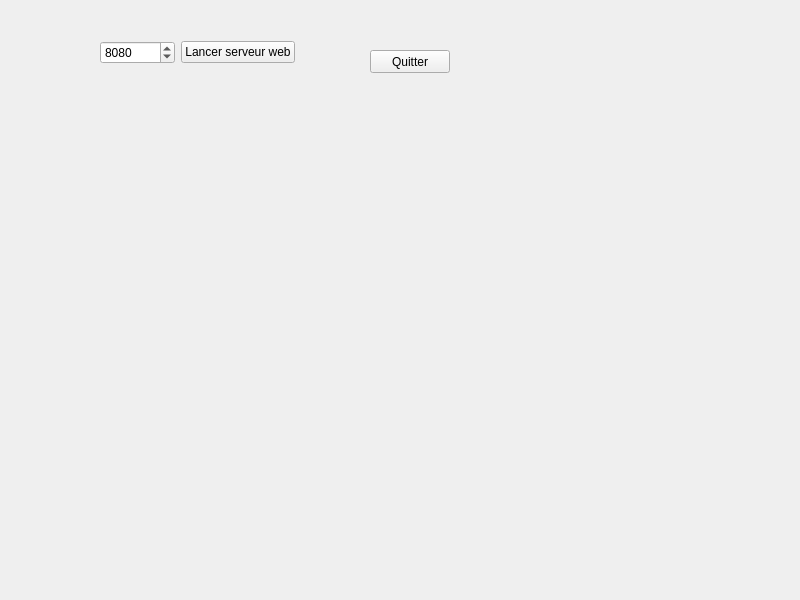
<?xml version="1.0" encoding="UTF-8"?>
<ui version="4.0">
 <class>Widget</class>
 <widget class="QWidget" name="Widget">
  <property name="geometry">
   <rect>
    <x>0</x>
    <y>0</y>
    <width>800</width>
    <height>600</height>
   </rect>
  </property>
  <property name="windowTitle">
   <string>Widget</string>
  </property>
  <widget class="QPushButton" name="pushButtonQuitter">
   <property name="geometry">
    <rect>
     <x>370</x>
     <y>50</y>
     <width>80</width>
     <height>23</height>
    </rect>
   </property>
   <property name="text">
    <string>Quitter</string>
   </property>
  </widget>
  <widget class="QWidget" name="">
   <property name="geometry">
    <rect>
     <x>100</x>
     <y>40</y>
     <width>195</width>
     <height>25</height>
    </rect>
   </property>
   <layout class="QHBoxLayout" name="horizontalLayout">
    <item>
     <widget class="QSpinBox" name="spinBoxPortHttp">
      <property name="minimum">
       <number>2049</number>
      </property>
      <property name="maximum">
       <number>65535</number>
      </property>
      <property name="value">
       <number>8080</number>
      </property>
     </widget>
    </item>
    <item>
     <widget class="QPushButton" name="pushButtonLaunchWeb">
      <property name="text">
       <string>Lancer serveur web</string>
      </property>
     </widget>
    </item>
   </layout>
  </widget>
 </widget>
 <resources/>
 <connections>
  <connection>
   <sender>pushButtonQuitter</sender>
   <signal>clicked()</signal>
   <receiver>Widget</receiver>
   <slot>close()</slot>
   <hints>
    <hint type="sourcelabel">
     <x>263</x>
     <y>143</y>
    </hint>
    <hint type="destinationlabel">
     <x>424</x>
     <y>165</y>
    </hint>
   </hints>
  </connection>
 </connections>
</ui>
